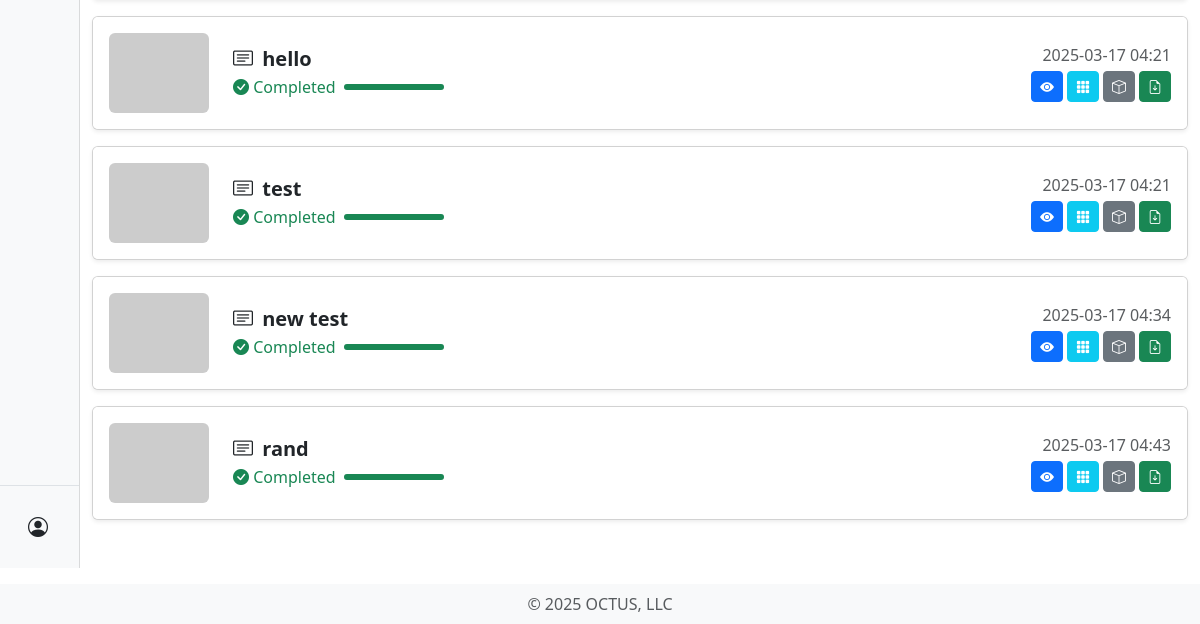
The app's page /dashboard/v1/projects/ (signed in, lower part), older data.
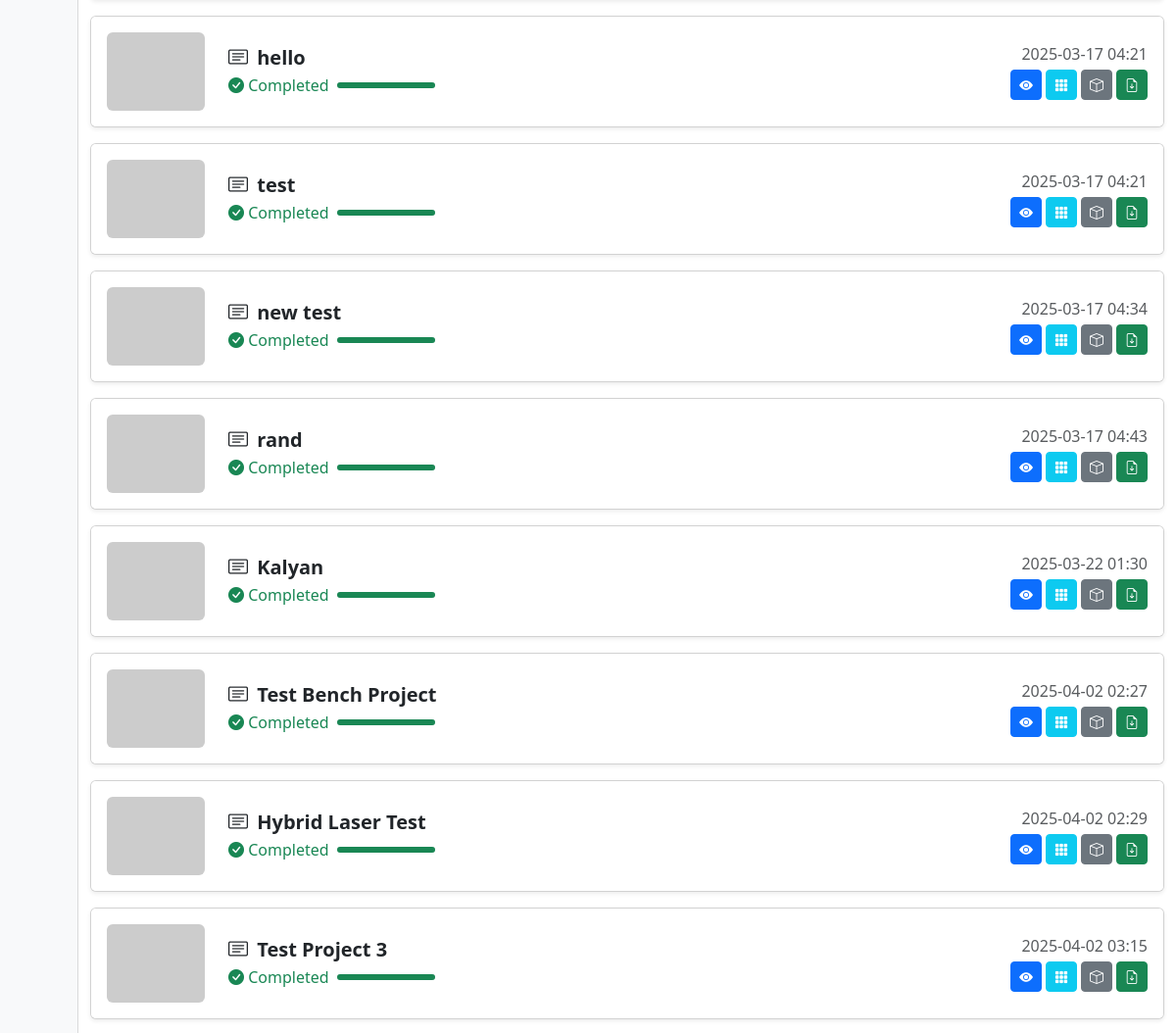
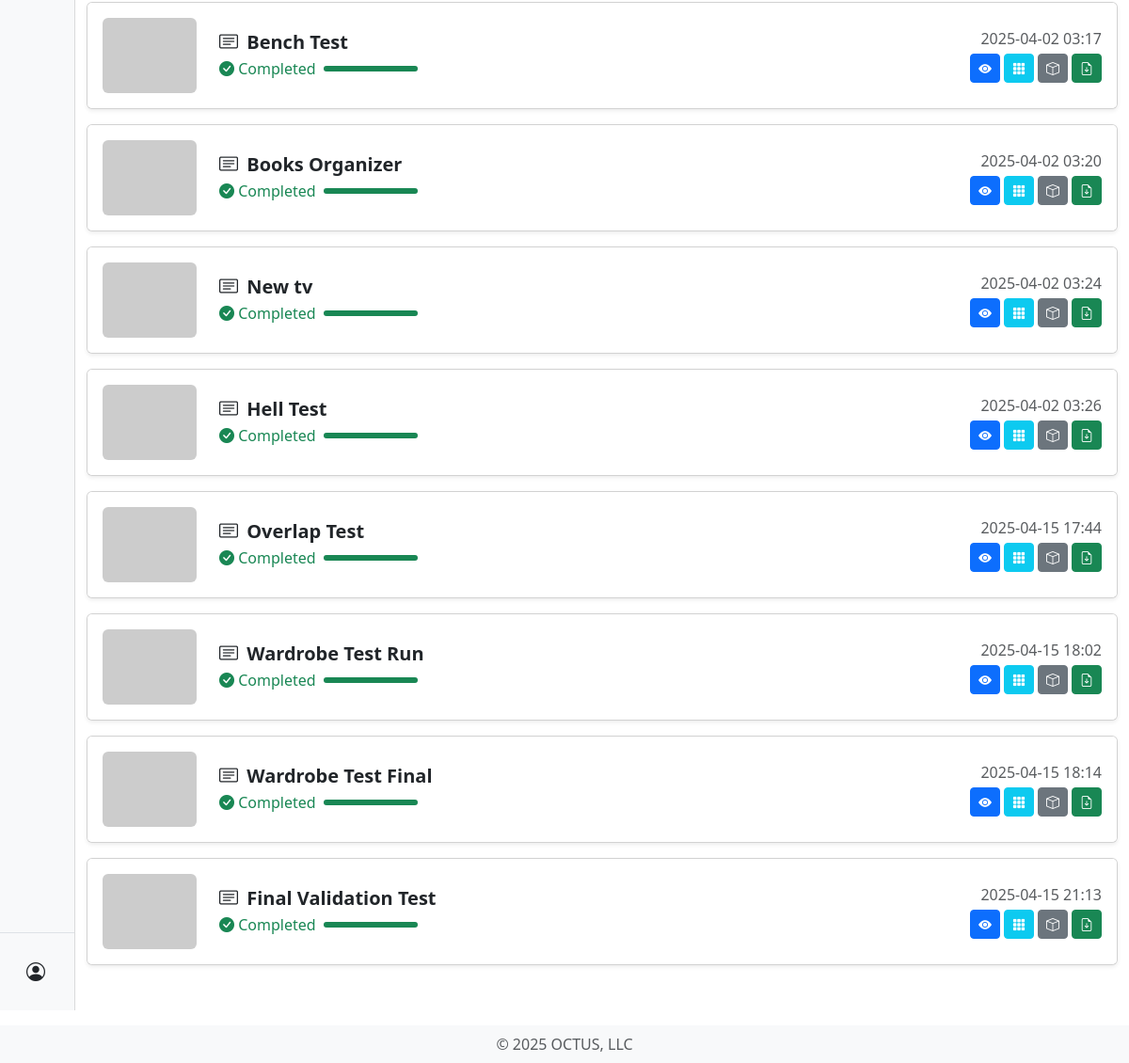
The same page, newer data (2 pictures, top to bottom).
### optimizer/models.py (models this page shows, shortened)
class Project(models.Model):
    user = models.ForeignKey(User, on_delete=models.CASCADE, related_name='projects')
    name = models.CharField(max_length=100)
    material_type = models.CharField(max_length=50)
    stock_width = models.FloatField()
    stock_height = models.FloatField()
    stock_depth = models.FloatField(default=5.0, help_text="Depth (thickness) of the base stock in mm")
    algorithm = models.CharField(
    max_length=20,
    default='lp',
    help_text="Optimization method: lp, ga, or hybrid"
    )
    tool_config = models.ForeignKey(ToolConfig, on_delete=models.SET_NULL, null=True)
    furniture_template = models.ForeignKey(FurnitureTemplate, on_delete=models.SET_NULL, null=True, blank=True)
    status = models.CharField(max_length=20, default='processing')
    utilization = models.FloatField(default=0.0)
    layout_data = models.TextField(blank=True, null=True)   # JSON storing piece placements
    assembly_steps = models.TextField(blank=True, null=True)  # JSON storing step-by-step instructions
    created_at = models.DateTimeField(auto_now_add=True)

### core/views.py (the view)
# urls.py: path('dashboard/v1/projects/', ProjectListView.as_view(), name='project_list'),
class ProjectListView(LoginRequiredMixin, ListView):
    model = Project
    template_name = "core/projects_list.html"
    context_object_name = "projects"
    ordering = ['-created_at']
    def get_queryset(self):
        return Project.objects.filter(user=self.request.user)

### templates/core/projects_list.html (shortened to what this page needs)
{% extends "core/base.html" %}
{% load static %}
{% block content %}
<div class="container mb-5">
  <div id="projectsContainer" class="list-view">
    {% for project in projects %}
      <div class="project-item card mb-3 shadow-sm rounded overflow-hidden animate-on-hover"
           data-status="{{ project.status }}"
           data-name="{{ project.name|lower }}">
        <div class="list-card p-3">
          <div class="row align-items-center">
            <div class="col-auto">
              <img src="https://picsum.photos/100/80?random={{ forloop.counter }}"
                  alt="Project Image"
                  class="rounded"
                  style="width:100px; height:80px; object-fit:cover;">
            </div>
            <div class="col">
              <h5 class="fw-bold mb-1">
                <i class="bi bi-card-text me-1"></i> {{ project.name }}
              </h5>
              <div class="d-flex align-items-center">
                {% if project.status == 'processing' %}
                  <span class="text-warning me-2">
                    <i class="bi bi-hourglass-split"></i> Processing
                  </span>
                {% else %}
                  <span class="text-success me-2">
                    <i class="bi bi-check-circle-fill"></i> Completed
                  </span>
                {% endif %}
                <div class="progress" style="width:100px; height:6px;">
                  {% if project.status == 'processing' %}
                    <div class="progress-bar progress-bar-striped progress-bar-animated bg-warning"
                        style="width:50%;"></div>
                  {% else %}
                    <div class="progress-bar bg-success"
                        style="width:100%;"></div>
                  {% endif %}
                </div>
              </div>
            </div>
            <div class="col-auto text-end">
              <p class="mb-1 text-muted">{{ project.created_at|date:"Y-m-d H:i" }}</p>
              <div class="d-flex gap-1 justify-content-end">
                <a href="{% url 'optimizer:project_detail' project.id %}"
                  class="btn btn-sm btn-primary"
                  title="View Details">
                  <i class="bi bi-eye-fill"></i>
                </a>
                <a href="{% url 'dashboard:project_visual' project.id %}"
                  class="btn btn-sm btn-info text-white"
                  title="2D Visualization">
                  <i class="bi bi-grid-3x3-gap-fill"></i>
                </a>
                <a href="{% url 'optimizer:project_detail_3d' project.id %}"
                  class="btn btn-sm btn-secondary"
                  title="3D Visualization">
                  <i class="bi bi-box"></i>
                </a>
                <a href="{% url 'optimizer:export_report' project.id %}"
                  class="btn btn-sm btn-success"
                  title="Export as PDF">
                  <i class="bi bi-file-earmark-arrow-down"></i>
                </a>
              </div>
            </div>
          </div>
        </div>
      </div>
    {% endfor %}
  </div>
</div>
{% endblock %}

### templates/core/base.html (shortened to what this page needs)
{% load static %}
<!doctype html>
<html lang="en" data-bs-theme="light">
  <head>
    <link rel="stylesheet" href="https://cdn.jsdelivr.net/npm/bootstrap@5.3.1/dist/css/bootstrap.min.css">
    <link rel="stylesheet" href="https://cdn.jsdelivr.net/npm/bootstrap-icons@1.10.5/font/bootstrap-icons.css">
    <link rel="stylesheet" href="https://cdnjs.cloudflare.com/ajax/libs/font-awesome/6.4.0/css/all.min.css" />
  </head>
  <body>
    <nav id="sidebarMenu" class="bg-light collapsed">
      <div class="d-flex flex-column h-100">
        <div class="mt-auto border-top p-3">
          {% if user.is_authenticated %}
          <ul class="nav nav-pills flex-column">
            <li>
              <button class="btn btn-toggle" data-bs-toggle="collapse" data-bs-target="#profile-collapse" aria-expanded="false"
                      data-bs-toggle="tooltip" data-bs-placement="right" title="Profile">
                <i class="bi bi-person-circle fs-5"></i><span>Profile</span>
              </button>
            </li>
          </ul>
          {% endif %}
        </div>
      </div>
    </nav>
    <main id="mainContent" class="pt-5">
      {% block content %}{% endblock %}
    </main>
    <footer class="footer-fixed bg-light py-2">
      <div class="container text-center">
        <span class="text-muted">&copy; 2025 OCTUS, LLC</span>
      </div>
    </footer>
  </body>
</html>

### templates/core/base.html (style rules this page uses)
body { font-family: "Segoe UI", sans-serif; margin: 0; padding: 0; }
#sidebarMenu { position: fixed; top: 56px; bottom: 56px; left: 0; width: 280px; overflow-y: auto; transition: width 0.3s; border-right: 1px solid rgba(0, 0, 0, 0.125); z-index: 1030; }
#sidebarMenu.collapsed { width: 80px; }
#sidebarMenu.collapsed .nav-link, #sidebarMenu.collapsed .btn-toggle, #sidebarMenu.collapsed .btn-toggle-nav a { justify-content: center; }
main { padding-top: 56px; padding-left: 280px; padding-bottom: 56px; transition: padding-left 0.3s; }
@media (min-width: 768px) { #sidebarMenu.collapsed ~ main { padding-left: 80px; } }
.btn-toggle { display: flex; align-items: center; width: 100%; padding: 0.75rem; border: none; background: none; height: 50px; }
.btn-toggle i { font-size: 1.3rem; margin-right: 0.75rem; }
.footer-fixed { position: fixed; bottom: 0; width: 100%; z-index: 1030; }

### templates/core/projects_list.html (style rules this page uses)
.animate-on-hover { transition: transform 0.3s ease, box-shadow 0.3s ease; }
#projectsContainer.list-view .project-item { width: 100%; }
.list-card { background-color: var(--bs-card-bg); border: none; }

Row changes from the older to the newer data that the page shows:
added Project: name "Kalyan", status "completed" (drawn), created_at "2025-03-22 01:30"
added Project: name "Test Bench Project", status "completed" (drawn), created_at "2025-04-02 02:27"
added Project: name "Hybrid Laser Test", status "completed" (drawn), created_at "2025-04-02 02:29"
added Project: name "Test Project 3", status "completed" (drawn), created_at "2025-04-02 03:15"
added Project: name "Bench Test", status "completed" (drawn), created_at "2025-04-02 03:17"
added Project: name "Books Organizer", status "completed" (drawn), created_at "2025-04-02 03:20"
added Project: name "New tv", status "completed" (drawn), created_at "2025-04-02 03:24"
added Project: name "Hell Test", status "completed" (drawn), created_at "2025-04-02 03:26"
added Project: name "Overlap Test", status "completed" (drawn), created_at "2025-04-15 17:44"
added Project: name "Wardrobe Test Run", status "completed" (drawn), created_at "2025-04-15 18:02"
added Project: name "Wardrobe Test Final", status "completed" (drawn), created_at "2025-04-15 18:14"
added Project: name "Final Validation Test", status "completed" (drawn), created_at "2025-04-15 21:13"
